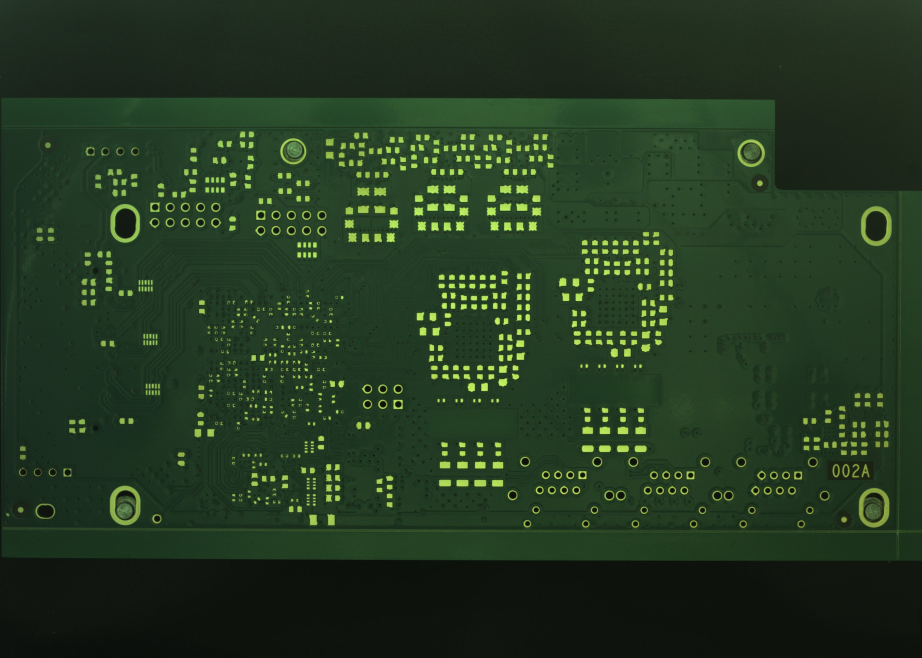
#> input picture data/images/pcb.jpg, 4608 x 3288 px (shown at 1/5 size)
$ python object_localization.py
#> lines starting #> are read from the running program, lines starting #| are printed output that depends on the picture; after the words box and inside, x2 and y2 are one past the last pixel; in counts of white or black regions, pixels touching at a corner belong together
### introduction_to_image_operations.py
import cv2
import numpy as np


# [84 lines left out: functions print_image_info, count_center_pixel, rotate_image, save_image, not called in this run]


def show_image(image: np.ndarray, image_title: str) -> None:
    """
    Функция отображения изображения

    Parameters
    ----------
    image : np.ndarray
        Изображение в виде матрицы чисел
    image_title: str
        Название изображение
    Returns
    -------
    None
    """
    cv2.namedWindow('PRESS ANY KEY TO CONTINUE - ' + image_title, cv2.WINDOW_NORMAL)
    cv2.imshow('PRESS ANY KEY TO CONTINUE - ' + image_title, image)
    cv2.waitKey(0)
    cv2.destroyWindow('PRESS ANY KEY TO CONTINUE - ' + image_title)


# [24 lines left out: function mirror_image, not called in this run]


COLOR_BLUE = (0, 0, 255)
COLOR_RED = (255, 0, 0)
COLOR_YELLOW = (255, 255, 0)
PATH_SAVE_IMAGE = "data/save/"
TEXT_FONT = cv2.FONT_HERSHEY_COMPLEX_SMALL


# [71 lines left out: function main, not called in this run]


# [2 lines that do not run on import are left out]

### object_localization.py
import cv2
from introduction_to_image_operations import show_image


def main():
    # Загрузка изображение и отображение его на экране
    image = cv2.imread("data/images/pcb.jpg")
#> image is the input picture: shape (3288, 4608, 3); mean B, G, R 33.1, 56.2, 35.6
    show_image(image, 'Изначальное изображение')

    # Удаление мелких частей
    image_gray = cv2.cvtColor(image, cv2.COLOR_BGR2GRAY)
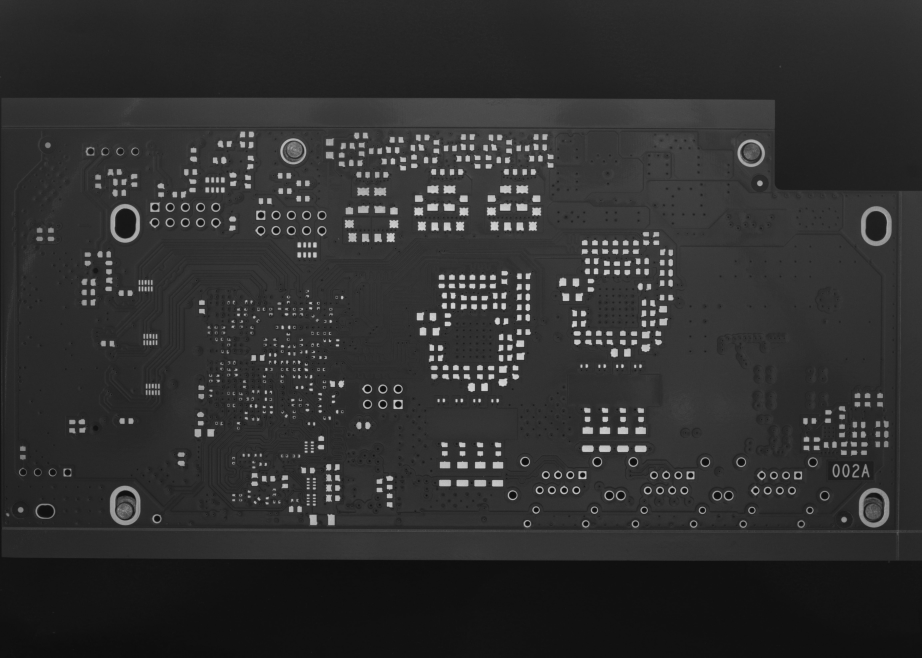
#> image_gray: shape (3288, 4608) (shown at 1/5 size); min 9, max 225, mean 47.4
    _, image_thresh = cv2.threshold(image_gray, 110, 255, cv2.THRESH_BINARY)
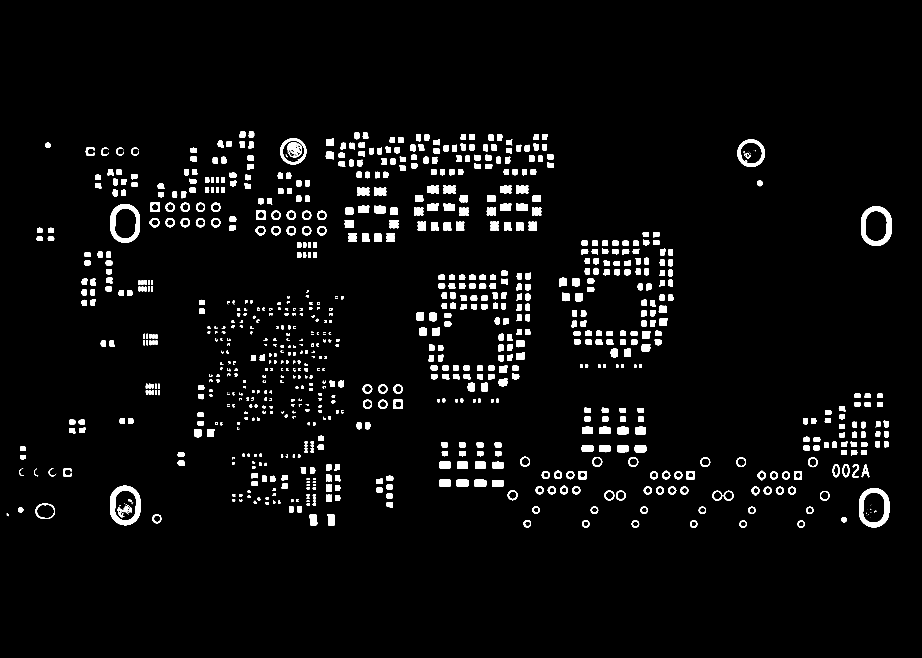
#> image_thresh: shape (3288, 4608) (shown at 1/5 size); 3.7% white; 967 white regions (85 under 20 px), largest, box (x1, y1, x2, y2) and area: (4305, 1031, 4458, 1230) 11567, (550, 2429, 702, 2626) 11536, (4295, 2441, 4446, 2637) 11053
    image_blured = cv2.medianBlur(image_thresh, 23)
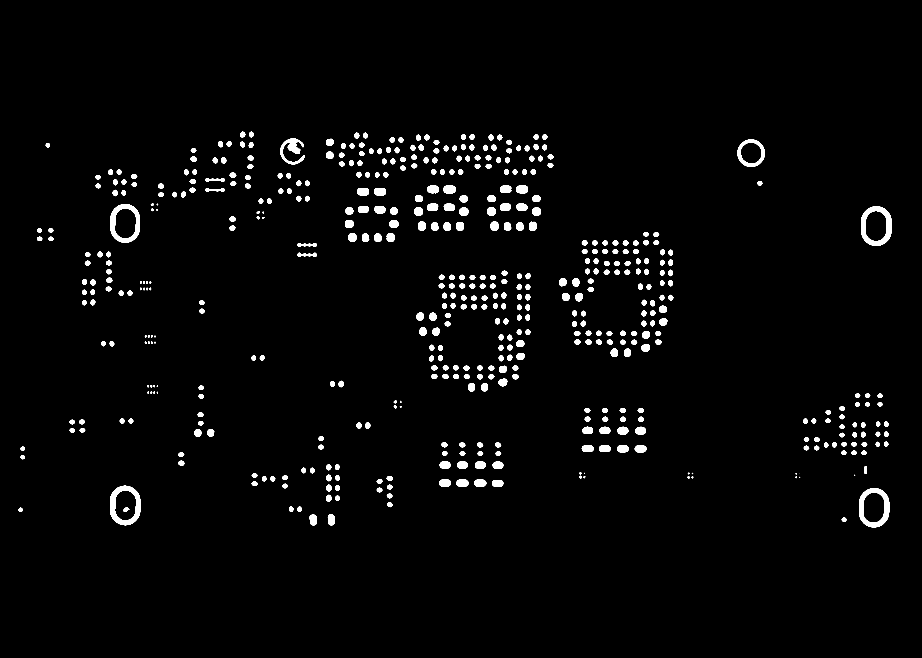
#> image_blured: shape (3288, 4608) (shown at 1/5 size); 2.4% white; 519 white regions (4 under 20 px)
    image_mask = cv2.inRange(image_blured, 135, 255)
    show_image(image_mask, 'Маска изображения после пороговой обработки и блюра')

    # Выделение только внешних контуров деталей платы при помощи мода RETR_EXTERNAL
    contours, _ = cv2.findContours(image_mask, cv2.RETR_EXTERNAL, cv2.CHAIN_APPROX_SIMPLE)
#> contours = 518 contours, 6 with area under 20; largest, box (x1, y1, x2, y2) and area: (4305, 1032, 4458, 1229) 24676, (550, 2429, 702, 2626) 24473, (4295, 2441, 4446, 2637) 24222, (552, 1021, 699, 1213) 23293, (3687, 697, 3824, 835) 14440

    # Отсеивание контуров по их размерам и отрисовка на изображении
    image_with_filled_contour = image.copy()
    image_with_bounding_rectangle = image.copy()
    for num, contour in enumerate(contours):
        x, y, w, h = cv2.boundingRect(contour)
        # Если длина или ширина контура входит в данные границы, то данный контур не будет отрисовываться
        if w > 100 or h > 100 or w < 20 or h < 20:
            pass
        else:
            # Отрисовка контуров при помощи drawContours и fillPoly
            image_with_filled_contour = cv2.drawContours(image_with_filled_contour, [contours[num]], 0, (0, 0, 255), 5)
            cv2.fillPoly(image_with_filled_contour, pts=[contours[num]], color=(0, 0, 255))
            # Отрисовка контуров при помощи rectangle
            cv2.rectangle(image_with_bounding_rectangle, (x, y), (x + w, y + h), (0, 0, 250), 5)
#> this loop made 518 passes
#> (x, y, w, h) on passes 1 to 3: (4209, 2587, 23, 23), (1548, 2574, 37, 52), (1639, 2572, 35, 54)
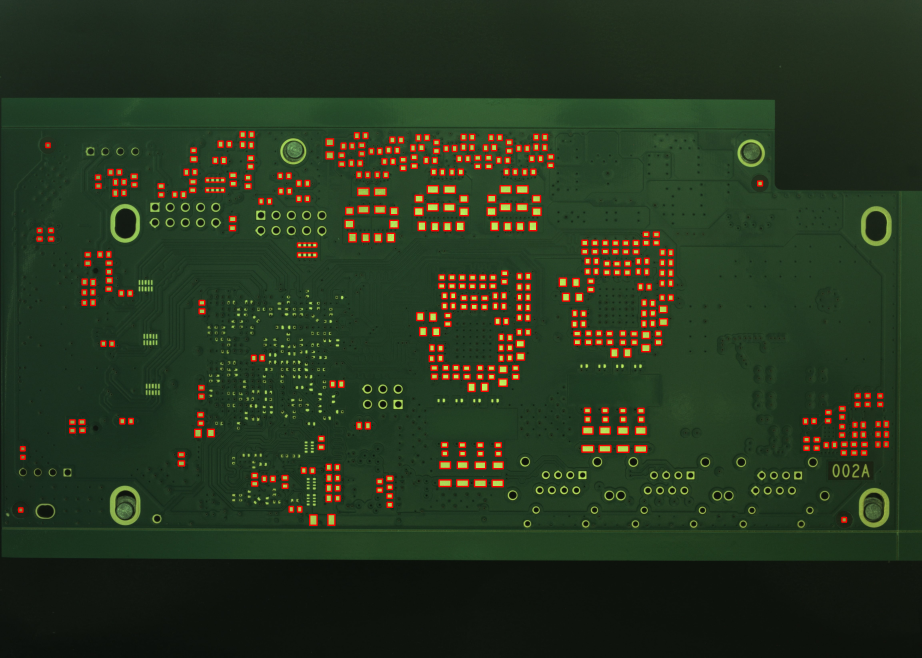
#> image_with_bounding_rectangle: shape (3288, 4608, 3) (shown at 1/5 size); mean B, G, R 31.8, 53.3, 39.5
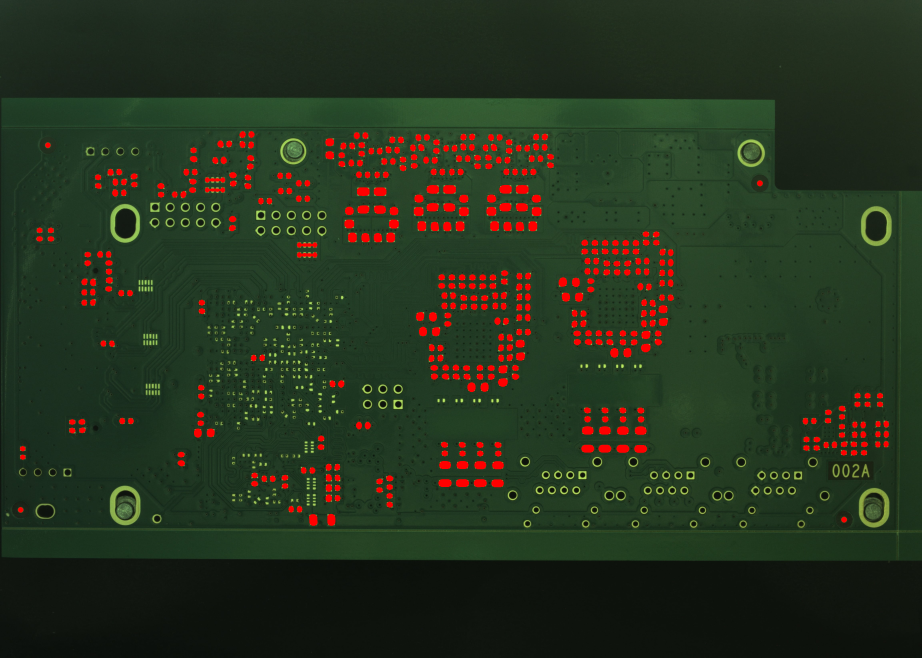
#> image_with_filled_contour: shape (3288, 4608, 3) (shown at 1/5 size); mean B, G, R 30.9, 51, 38.7
    # Вывод итоговых изображений
    show_image(image_with_filled_contour, 'Итоговое изображение, сделанное при помощи функций drawContours и fillPoly')
    show_image(image_with_bounding_rectangle, 'Итоговое изображение, сделанное при помощи отрисовки ограничивающий '
                                              'прямоугольника для каждого контура')


if __name__ == '__main__':
    main()
